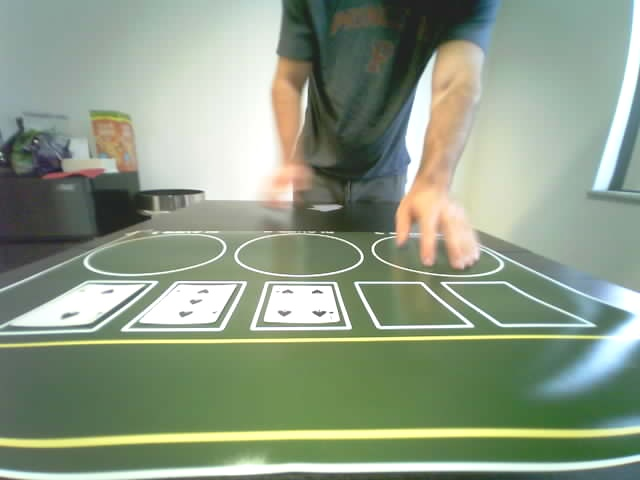
#> input picture Image_Recognition/temp_variations/bright_ESP32S3_OV5640_1457366.jpg, 640 x 480 px
$ python -i chip_analyzer.py   (imports and definitions only)
#> lines starting #> are read from the running program, lines starting #| are printed output that depends on the picture; after the words box and inside, x2 and y2 are one past the last pixel; in counts of white or black regions, pixels touching at a corner belong together
# Analyzes chips to determine call or raise amount
import cv2
import numpy as np

def detect_chip_color(image, hsv_range):
    """Detect chips of a specific color"""
    hsv = cv2.cvtColor(image, cv2.COLOR_BGR2HSV)
    mask = cv2.inRange(hsv, hsv_range[0], hsv_range[1])

    # Find circular contours (chips)
    contours, _ = cv2.findContours(mask, cv2.RETR_EXTERNAL, cv2.CHAIN_APPROX_SIMPLE)

    chip_count = 0
    for contour in contours:
        area = cv2.contourArea(contour)
        if area > 100:  # Minimum chip size
            # Check circularity
            perimeter = cv2.arcLength(contour, True)
            if perimeter > 0:
                circularity = 4 * np.pi * area / (perimeter ** 2)
                if circularity > 0.7:  # Reasonably circular
                    chip_count += 1

    return chip_count

def analyze_chips(image, crop_mode=None):
    """
    Analyze chips in the image to determine bet amount

    Chip color denominations (example):
    - White: $1
    - Red: $5
    - Blue: $10
    - Green: $25
    - Black: $100

    Args:
        image: OpenCV image
        crop_mode: Current crop region

    Returns:
        tuple: (action, value) or None if no chips detected
    """
    print("[CHIP_ANALYZER] Analyzing chips...")

    # Define HSV ranges for different chip colors
    chip_colors = {
        "white": ((0, 0, 200), (180, 30, 255), 1),      # $1
        "red": ((0, 100, 100), (10, 255, 255), 5),      # $5
        "blue": ((100, 100, 100), (130, 255, 255), 10), # $10
        "green": ((40, 100, 100), (80, 255, 255), 25),  # $25
        "black": ((0, 0, 0), (180, 255, 50), 100)       # $100
    }

    total_value = 0
    chip_details = {}

    for color, (lower, upper, value) in chip_colors.items():
        count = detect_chip_color(image, (lower, upper))
        if count > 0:
            chip_details[color] = count
            total_value += count * value
            print(f"  {color.capitalize()}: {count} chips (${count * value})")

    if total_value == 0:
        print("  No chips detected")
        return None

    print(f"  Total: ${total_value}")

    # Determine if call or raise
    # This would need context from the game state (current call value)
    # For now, return as call with the total value
    return ("call", total_value)

def estimate_chip_value_ml(image):
    """
    Use ML model to estimate chip value (future enhancement)
    Could use YOLO or custom CNN to detect and classify chips
    """
    # Placeholder for ML-based chip detection
    pass

>>> import cv2
>>> picture = cv2.imread('temp_variations/bright_ESP32S3_OV5640_1457366.jpg')
#> picture is the input picture: shape (480, 640, 3); mean B, G, R 133.6, 155, 140.9
>>> result = analyze_chips(picture)
#> the loop in analyze_chips, `for color, (lower, upper, value) in chip_colors.items():` made 5 passes
#> pass 1, in detect_chip_color, `mask = cv2.inRange(hsv, hsv_range[0], hsv_range[1])`:
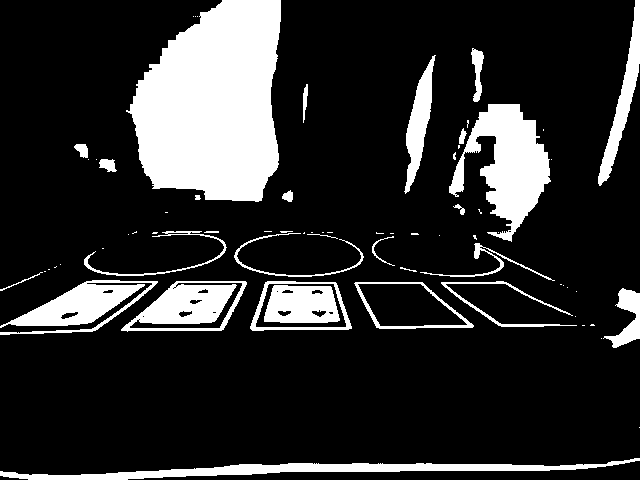
#> mask: shape (480, 640); 17.6% white; 69 white regions (41 under 20 px), largest, box (x1, y1, x2, y2) and area: (126, 0, 281, 202) 23459, (449, 104, 551, 242) 6720, (0, 458, 640, 480) 4395
#> pass 2, in detect_chip_color (call 2), `mask = cv2.inRange(hsv, hsv_range[0], hsv_range[1])`:
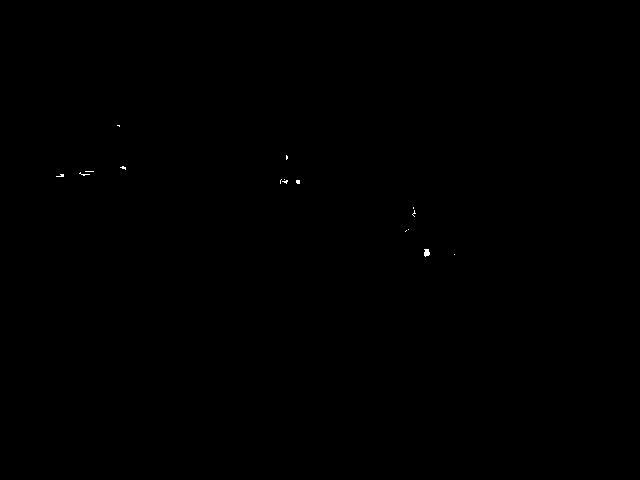
#> mask: shape (480, 640); 0.05% white in thin lines or dots, all inside (x1, y1, x2, y2) = (56, 125, 455, 257)
#> pass 3, in detect_chip_color (call 3), `mask = cv2.inRange(hsv, hsv_range[0], hsv_range[1])`:
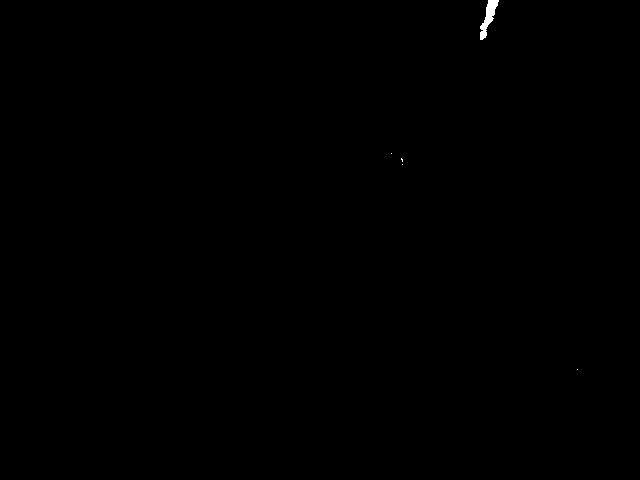
#> mask: shape (480, 640); 0.11% white; 5 white regions (4 under 20 px), largest, box (x1, y1, x2, y2) and area: (480, 0, 499, 40) 316
#> after the loop in analyze_chips, `for color, (lower, upper, value) in chip_colors.items():`: chip_details = 0 items; total_value = 0
